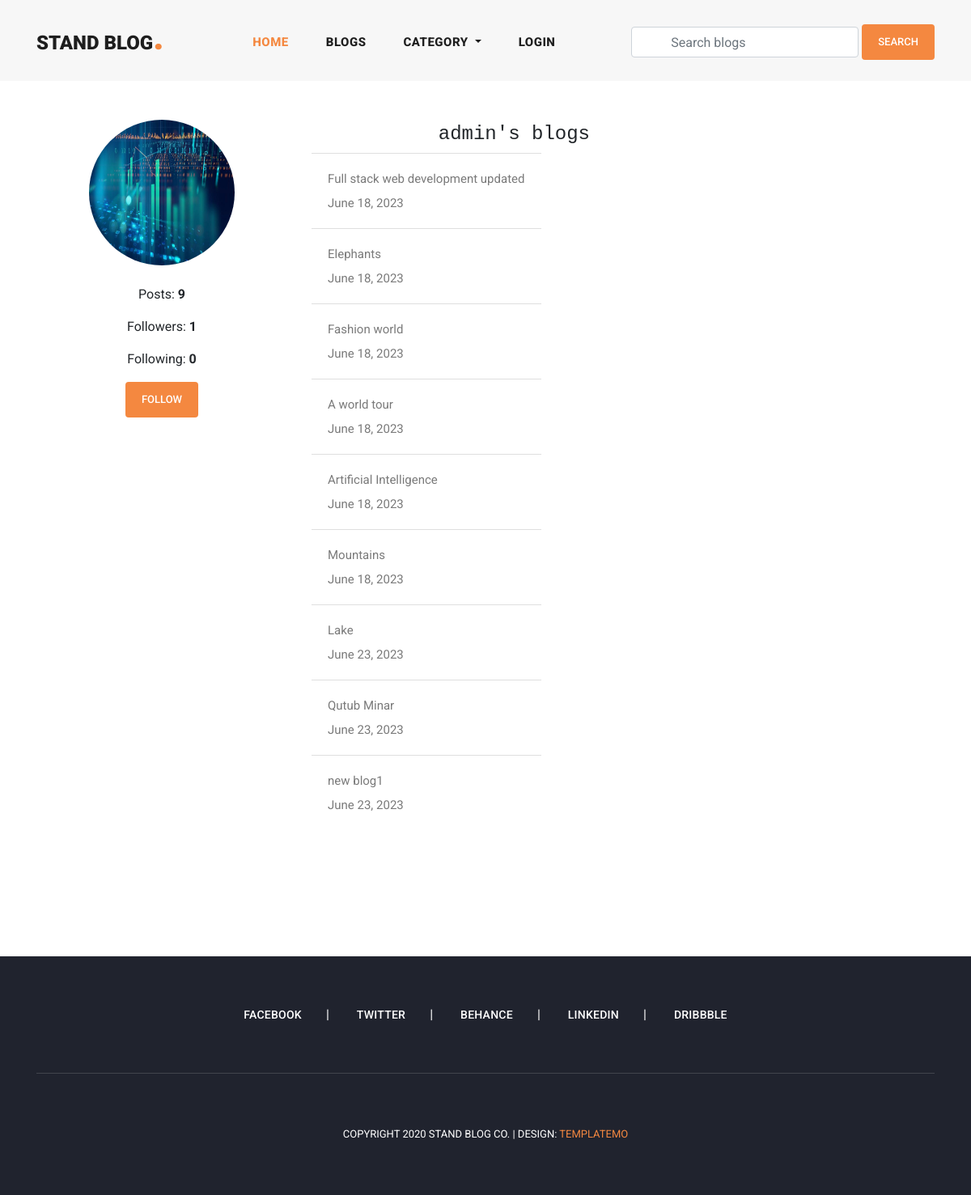
The app's page /view_user_information/admin/ with its own data.
### user_profile/models.py (models this page shows, shortened)
class User(AbstractUser):
    email = models.EmailField(
        max_length=150,
        unique=True,
        error_messages={
            "unique": "The email must be unique"
        }
    )
    profile_image = models.ImageField(
        null=True,
        blank=True,
        upload_to="profile_images"
    )
    followers = models.ManyToManyField("Follow")
    REQUIRED_FIELDS = ["email"]
    objects = CustomUserManager()
    def get_profile_picture(self):
        url = ""
        try:
            url = self.profile_image.url
        except:
            url = ""
        return url

### blog/models.py (models this page shows, shortened)
class Blog(models.Model):
    user = models.ForeignKey(
        User,
        related_name='user_blogs',
        on_delete=models.CASCADE
    )
    category = models.ForeignKey(
        Category,
        related_name='category_blogs',
        on_delete=models.CASCADE
    )
    tags = models.ManyToManyField(
        Tag,
        related_name='tag_blogs',
        blank=True
    )
    likes = models.ManyToManyField(
        User,
        related_name='user_likes',
        blank=True
    )
    title = models.CharField(
        max_length=250
    )
    slug = models.SlugField(null=True, blank=True)
    banner = models.ImageField(upload_to='blog_banners')
    description = RichTextField()
    created_date = models.DateField(auto_now_add=True)

### user_profile/views.py (the view, shortened to what this page needs)
# urls.py: path('view_user_information/<str:username>/',
def view_user_information(request, username):
    account = get_object_or_404(User, username=username)
    following = False
    context = {
        "account": account,
        "following": following,
    }
    return render(request, "user_information.html", context)

### blog/context_processors.py (called while the page is built)
def get_all_categories(request):
    categories = Category.objects.all()
    context = {
        "categories": categories
    }
    return context

### templates/user_information.html (shortened to what this page needs)
{% extends 'base.html' %}
{% load static %}
{% block content %}
<section class="profile">
    <div class="container-fluid">
        <div class="row py-5">
            <div class="col-md-4">
                <div class="text-center">
                    <img class="rounded rounded-circle profile-picture" src="{{account.get_profile_picture}}" alt="">
                    <ul class="text-center py-3">
                        <li class="py-2">
                            <span>Posts: <strong>{{account.user_blogs.count}}</strong></span>
                        </li>
                        <li class="py-2">
                            <span>Followers: <strong>{{account.user_followers.count}}</strong></span>
                        </li>
                        <li class="py-2">
                            <span>Following: <strong>{{account.user_follows.count}}</strong></span>
                        </li>
                        <li class="py-2">
                            {% if following %}
                            <a class="btn btn-primary text-decoration-none"
                                href="{% url 'follow_or_unfollow_user' account.id %}">UnFollow</a>
                            {% else %}
                            <a class="btn btn-primary text-decoration-none"
                                href="{% url 'follow_or_unfollow_user' account.id %}">Follow</a>
                            {% endif %}
                        </li>
                    </ul>
                </div>
            </div>
            <div class="row pt-1 mb-2">
                <div class="col-md-12 mb-2">
                    <h4 class="text-monospace text-center">{{account.username}}'s blogs</h4>
                </div>
                <ul class="list-group list-group-flush">
                    {% for blog in account.user_blogs.all %}
                    <li class="list-group-item py-3">
                        <a href="{% url 'blog_details' blog.slug %}">
                            <p>{{blog.title}}</p>
                            <p>{{blog.created_date}}</p>
                        </a>
                    </li>
                    {% endfor %}
                </ul>
            </div>
        </div>
</section>
{% endblock content %}

### assets/css/templatemo-stand-blog.css (style rules this page uses)
body { font-family: 'Roboto', sans-serif; overflow-x: hidden; text-rendering: optimizeLegibility; -webkit-font-smoothing: antialiased; -moz-osx-font-smoothing: grayscale; }
p { margin-bottom: 0px; font-size: 15px; font-weight: 400; color: #7a7a7a; line-height: 30px; }
a { text-decoration: none!important; }
ul { padding: 0; margin: 0; list-style: none; }
h1,h2,h3,h4,h5,h6 { margin: 0px; }

### assets/css/main.css (style rules this page uses)
.btn-primary { display: inline-block; background-color: #f48840; color: #fff; font-size: 13px; font-weight: 500; padding: 12px 20px; text-transform: uppercase; transition: all .3s; border: none; outline: none; }
.profile-picture { max-width: 100%; width: 180px; height: 180px; }

### records on screen
User: get_profile_picture (picture), user_blogs.count "9", user_followers.count "1", user_follows.count "0", username "admin"
Blog: title "Full stack web development updated", created_date "June 18, 2023"
Blog: title "Elephants", created_date "June 18, 2023"
Blog: title "Fashion world", created_date "June 18, 2023"
Blog: title "A world tour", created_date "June 18, 2023"
Blog: title "Artificial Intelligence", created_date "June 18, 2023"
Blog: title "Mountains", created_date "June 18, 2023"
Blog: title "Lake", created_date "June 23, 2023"
Blog: title "Qutub Minar", created_date "June 23, 2023"
Blog: title "new blog1", created_date "June 23, 2023"
